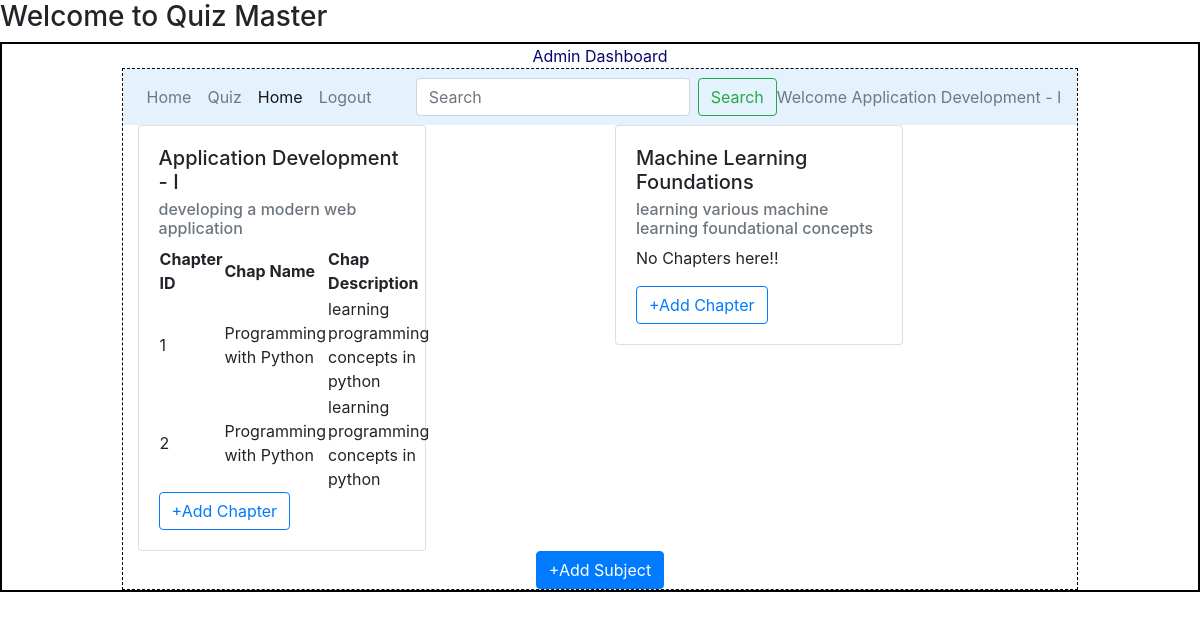
/admin/Application Development - I, run on an earlier commit of the app's database.
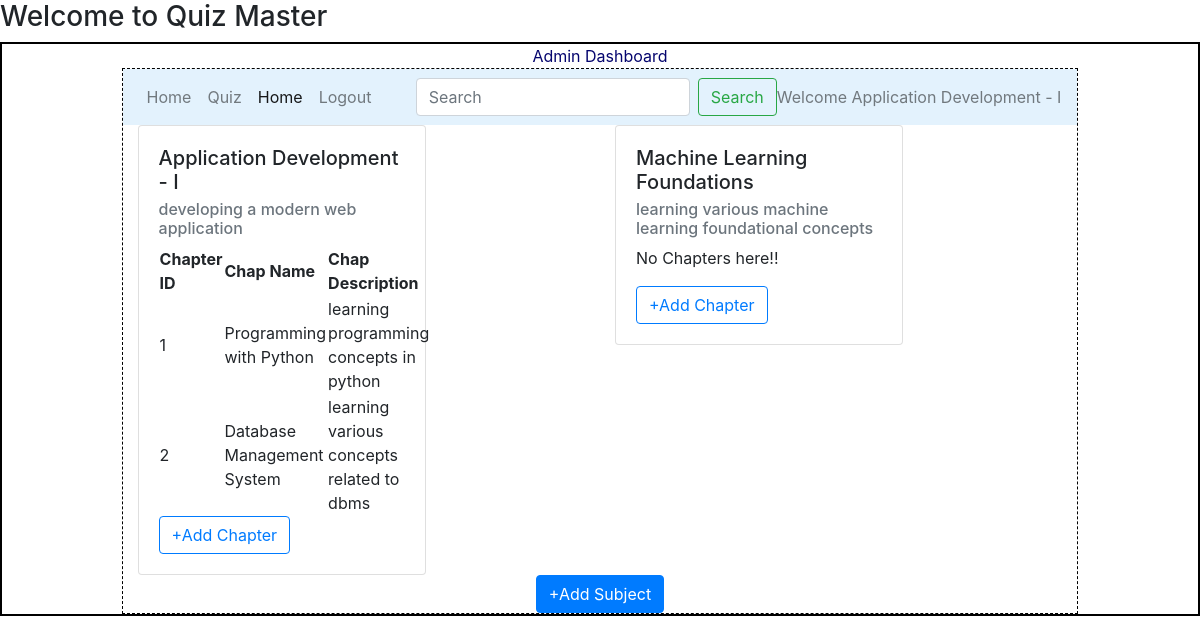
And on a later commit of the database.
### models/model1.py (models this page shows)
class Subject(db.Model):
    __tablename__="subject"
    id=db.Column(db.Integer,primary_key=True)
    name=db.Column(db.String,nullable=False)
    description=db.Column(db.String,nullable=False)
    user_id = db.Column(db.Integer, db.ForeignKey("user_info.id"), nullable=False)
    chapters=db.relationship("Chapter",cascade="all,delete",backref="subject",lazy=True)

class Chapter(db.Model):
    __tablename__="chapter"
    id=db.Column(db.Integer,primary_key=True)
    name=db.Column(db.String,nullable=False)
    description=db.Column(db.String,nullable=False)
    subject_id = db.Column(db.Integer, db.ForeignKey("subject.id"), nullable=False)
    quizes=db.relationship("Quiz",cascade="all,delete",backref="chapter",lazy=True)

### controllers/routes.py (the view)
@app.route('/admin/<name>')
def admin_dashboard(name):
    subject=get_subjects()
    return render_template("admin_dashboard.html",name=name,subjects=subject)

### controllers/routes.py (called while the page is built)
@app.context_processor
def inject_default_quiz():
    default_quiz = {'chapter_id': 1, 'quiz_name': 'Math_Quiz'}
    return dict(quiz=default_quiz)

def get_subjects():
    subject=Subject.query.all()
    return subject

### templates/admin_dashboard.html
{%extends "admin_layout.html"%}
{%block content %}
              <div class="container">
                {%if subjects%}
                <div class="row">
                  {%for sub in subjects%}
                    <div class="col">
                    <div class="card" style="width: 18rem;">
                        <div class="card-body">
                          <h5 class="card-title">{{sub.name}}</h5>
                          <h6 class="card-subtitle mb-2 text-muted">{{sub.description}}</h6>
                          {%if sub.chapters%}
                            <table>
                              <tr>
                                <th>Chapter ID</th>
                                <th>Chap Name</th>
                                <th>Chap Description</th>
                              </tr>
                              {%for chapter in sub.chapters%}
                              <tr>
                                <td>{{chapter.id}}</td>
                                <td>{{chapter.name}}</td>
                                <td>{{chapter.description}}</td>
                              </tr>
                              {%endfor%}
                            </table>
                          {%else%}
                            <p>No Chapters here!!</p>
                          {%endif%}
                          <a href ="/chapter/{{sub.id}}/{{name}}" type="button" class="btn btn-outline-primary">+Add Chapter</a>
                        </div>
                      </div>
                    </div>
                  {%endfor%}
                </div>
                {%else%}
                 <h3 class="center"> No Subjects are available!!</h3>
                {%endif%}
              </div>
              <div class="center">
                <a href="/subject/{{name}}" type="button" class="btn btn-primary">+Add Subject</a>
            </div>
        </div>
{%endblock%}

### templates/admin_layout.html (shortened to what this page needs)
<!DOCTYPE html>
<html lang="en">
<head>
    <link rel="stylesheet" href="/static/main.css">
    <link rel="stylesheet" href="https://cdn.jsdelivr.net/npm/bootstrap@4.0.0/dist/css/bootstrap.min.css">
</head>
<body>
    <h3>Welcome to Quiz Master</h3>
    <div class="my_container">
        <div class="center">Admin Dashboard</div>
        <div class="my_panel">
            <nav class="navbar navbar-expand-lg navbar-light" style="background-color: #e3f2fd;">
                <div class="collapse navbar-collapse" id="navbarText">
                  <ul class="navbar-nav mr-auto">
                    <li class="nav-item">
                        <a class="nav-link" href="#">Home</a>
                    </li>
                    <li class="nav-item">
                        <a class="nav-link" href="#">Quiz</a>
                    </li>
                    <li class="nav-item active">
                      <a class="nav-link" href="#">Home <span class="sr-only">Summary</span></a>
                    </li>
                    <li class="nav-item">
                      <a class="nav-link" href="#">Logout</a>
                    </li>
                  </ul>
                  <form class="form-inline">
                    <input class="form-control mr-sm-2" type="search" placeholder="Search">
                    <button class="btn btn-outline-success my-2 my-sm-0" type="submit">Search</button>
                </form>
                  <span class="navbar-text">
                    Welcome {{name}}
                  </span>
                </div>
              </nav>
              {%block content%}{%endblock%}
            </div>
    </body>
</html>

### static/main.css (style rules this page uses)
* { margin:0px; }
.my_container { border:2px solid black; }
.my_panel { width:80%; margin:auto; height:auto; border:1px dashed black; }
.center { text-align: center; margin: auto; color:rgb(5,5,110); }

What changed in the data, as far as the page shows it:
changed Chapter id 2: name "Programming with Python" → "Database Management System"; description "learning programming concepts in python" → "learning various concepts related to dbms"
